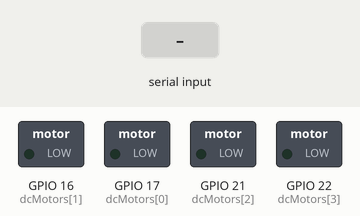
The sketch below on a simulated ESP32. Shown: switched loads named in the sketch (green lamp = pin HIGH). Inputs (shaded band) come from the test bench. EEPROM starts erased; what the sketch prints to the serial monitor is not drawn.

Above: at 1.2 s.
1.3 s: "B\n" received over the second serial link
At 1.7 s:
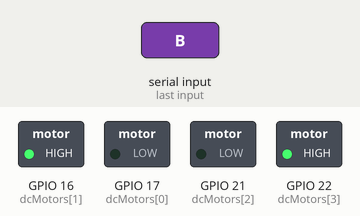
3.3 s: "L\n" received over the second serial link
At 3.7 s:
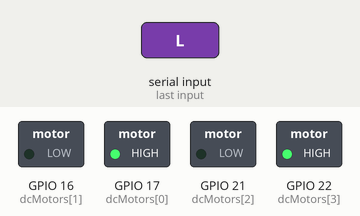
5.3 s: "R\n" received over the second serial link
At 5.7 s:
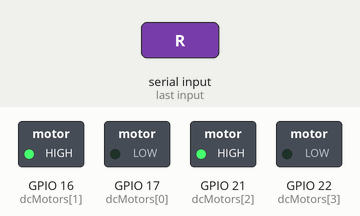
7.3 s: "F90\n" received over the second serial link
At 7.7 s:
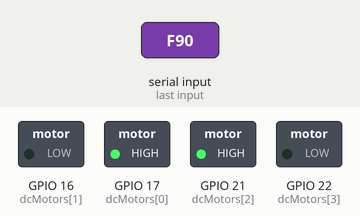
Timing chart, 0 to 10.3 s (numbered marks = the images above; inputs shaded):
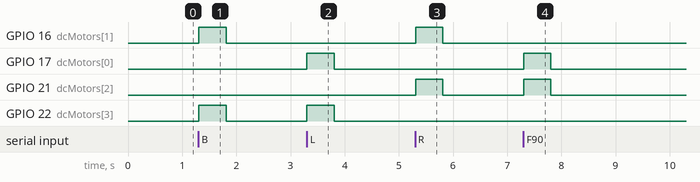

The sketch:

rc_car_by_serial.ino
```cpp
#include <Preferences.h>

// 통신용 RX 핀 정의
const int RX_PIN = 13; // 받기 (CAM의 13번과 연결)
const int TX_PIN = 14; // 보내기 (CAM의 14번과 연결)

unsigned long lastCmdTime = 0;
void initMotor();
void goForward(long spd);
void goBackward(long spd);
void turnRight(long spd);
void turnLeft(long spd);
void stopMotor();

Preferences prefs;

// 속도 및 밸런스 설정 변수
long speedFwd = 1023;
long speedBwd = 1023;
long speedLeft = 1023;
long speedRight = 1023;
int motorBalance = 0;

void setup() {
  Serial.begin(115200);
  Serial1.begin(9600, SERIAL_8N1, RX_PIN, TX_PIN);

  prefs.begin("car_config", false);

  speedFwd = prefs.getLong("fwd", 1023);
  speedBwd = prefs.getLong("bwd", 1023);
  speedLeft = prefs.getLong("left", 1023);
  speedRight = prefs.getLong("right", 1023);
  motorBalance = prefs.getInt("bal", 0);

  initMotor();

  Serial.println("\n\n");
  Serial.println("===================================================");
  Serial.println("       ESP32 RC Car Control & Configuration        ");
  Serial.println("===================================================");
  Serial.println(" [기본 정보]");
  Serial.println(" * 속도 범위 : 0 ~ 1023 (1023이 최대 속도)");
  Serial.println(" * 밸런스 범위: -50 ~ 50 (%) (0이 중앙)");
  Serial.println("   - 양수(+) 값 (예: bal 10) : 오른쪽 바퀴가 더 빠름 (왼쪽 감속)");
  Serial.println("   - 음수(-) 값 (예: bal -10): 왼쪽 바퀴가 더 빠름 (오른쪽 감속)");
  Serial.println("---------------------------------------------------");
  Serial.println(" [명령어 사용법 (띄어쓰기 상관 없음)]");
  Serial.println(" f300 또는 f 300 : 전진 속도 설정");
  Serial.println(" b300 또는 b 300 : 후진 속도 설정");
  Serial.println(" l300 또는 l 300 : 좌회전 속도 설정");
  Serial.println(" r300 또는 r 300 : 우회전 속도 설정");
  Serial.println(" bal10 또는 bal 10 : 밸런스 조절 (-50 ~ 50 %)");
  Serial.println(" show            : 현재 설정값 확인");
  Serial.println(" reset           : 설정 초기화 (최대 속도, 밸런스 0)");
  Serial.println("===================================================");
  Serial.printf(" [불러온 설정]\n F:%ld, B:%ld, L:%ld, R:%ld, Bal:%d%%\n", speedFwd, speedBwd, speedLeft, speedRight, motorBalance);
  Serial.println("Motor Ready (Waiting for commands...)");
}

void loop() {
  if (Serial.available()) {
    String input = Serial.readStringUntil('\n');
    input.trim();
    String lowerInput = input;
    lowerInput.toLowerCase();

    if (lowerInput.length() == 0) return;
    if (lowerInput == "show") {
      String balDir = "Center";
      if (motorBalance > 0) balDir = "Right Faster";
      if (motorBalance < 0) balDir = "Left Faster";

      Serial.printf("[Current Settings]\n Fwd:%ld, Bwd:%ld, Left:%ld, Right:%ld\n Balance:%d%% (%s)\n",
                    speedFwd, speedBwd, speedLeft, speedRight, motorBalance, balDir.c_str());
      Serial.println("All settings are saved in Flash memory.");
    }
    else if (lowerInput == "reset") {
       speedFwd = 1023; speedBwd = 1023; speedLeft = 1023; speedRight = 1023; motorBalance = 0;
       prefs.putLong("fwd", speedFwd);
       prefs.putLong("bwd", speedBwd);
       prefs.putLong("left", speedLeft);
       prefs.putLong("right", speedRight);
       prefs.putInt("bal", motorBalance);
       Serial.println("Settings reset to default.");
    }
    else if (lowerInput.startsWith("bal")) {
      String valStr = lowerInput.substring(3);
      valStr.trim();

      int val = valStr.toInt();
      if (val > 50) val = 50;
      if (val < -50) val = -50;

      motorBalance = val;
      prefs.putInt("bal", motorBalance);

      String dir = (val > 0) ? "Right Faster (Left slows down)" : (val < 0) ? "Left Faster (Right slows down)" : "Center";
      Serial.println("Set Balance: " + String(motorBalance) + "% -> " + dir + " (Saved)");
    }
    else {
      char cmd = lowerInput.charAt(0);
      String valStr = lowerInput.substring(1);
      valStr.trim();

      long val = valStr.toInt();
      if(val > 1023) val = 1023;
      if(val < 0) val = 0;

      if (cmd == 'f') {
        speedFwd = val;
        prefs.putLong("fwd", speedFwd);
        Serial.println("Set Forward Speed: " + String(speedFwd) + " (Saved)");
      }
      else if (cmd == 'b') {
        speedBwd = val;
        prefs.putLong("bwd", speedBwd);
        Serial.println("Set Backward Speed: " + String(speedBwd) + " (Saved)");
      }
      else if (cmd == 'l') {
        speedLeft = val;
        prefs.putLong("left", speedLeft);
        Serial.println("Set Left Turn Speed: " + String(speedLeft) + " (Saved)");
      }
      else if (cmd == 'r') {
        speedRight = val;
        prefs.putLong("right", speedRight);
        Serial.println("Set Right Turn Speed: " + String(speedRight) + " (Saved)");
      }
      else {
        Serial.println("Unknown Command.");
      }
    }
  }

  // 2. ESP32-CAM 주행 명령 처리
  if (Serial1.available()) {
    String input = Serial1.readStringUntil('\n');
    input.trim(); // 공백 제거

    if (input.length() > 0) {
      lastCmdTime = millis();

      char cmd = input.charAt(0);
      int targetSpeed = -1;

      int commaIndex = input.indexOf(',');
      if (commaIndex != -1) {
        String speedStr = input.substring(commaIndex + 1);
        targetSpeed = speedStr.toInt();
      }

      Serial.print("Net Cmd: "); Serial.print(cmd);
      if(targetSpeed != -1) {
        Serial.print(" | Speed: "); Serial.println(targetSpeed);
      } else {
        Serial.println(" | Default Speed");
      }

      switch (cmd) {
        case 'F':
          goForward(targetSpeed != -1 ? targetSpeed : speedFwd);
          break;
        case 'B':
          goBackward(targetSpeed != -1 ? targetSpeed : speedBwd);
          break;
        case 'L':
          turnLeft(targetSpeed != -1 ? targetSpeed : speedLeft);
          break;
        case 'R':
          turnRight(targetSpeed != -1 ? targetSpeed : speedRight);
          break;
        case 'S':
          stopMotor();
          break;
      }
    }
  }

  if (millis() - lastCmdTime > 500) {
    stopMotor();
  }

  delay(10);
}
```

motor_control.ino
```cpp
// 16,17: 오른쪽 바퀴 / 22,21: 왼쪽 바퀴
const int dcMotors[] = {17, 16, 21, 22};
const int mot_channels[] = {0, 1, 2, 3};
const int mot_freq = 10000; // 10kHz
const int mot_res = 10;     // 10비트 해상도 (0~1023)

const int SPEED_MIN = 256;
const int SPEED_MAX = 1023;

// rc_car_by_serial.ino에 선언된 전역 변수를 가져옴
extern int motorBalance;

void initMotor() {
  for(int i=0; i < 4; i++) {
    // 1. 채널 설정
    ledcSetup(mot_channels[i], mot_freq, mot_res);
    // 2. 핀과 채널 연결
    ledcAttachPin(dcMotors[i], mot_channels[i]);
  }
}

// 밸런스 적용을 위한 내부 헬퍼 함수
long applyBalance(long spd, bool isRight) {
  // 밸런스가 0이면 그대로 반환
  if (motorBalance == 0) return spd;

  // motorBalance > 0 : 오른쪽 우세 (왼쪽 모터 감속)
  if (motorBalance > 0 && !isRight) {
    return spd * (100 - motorBalance) / 100;
  }
  // motorBalance < 0 : 왼쪽 우세 (오른쪽 모터 감속)
  else if (motorBalance < 0 && isRight) {
    return spd * (100 - abs(motorBalance)) / 100;
  }

  return spd;
}

void goForward(long spd) {
  if(spd < 0) spd = 0;

  // 좌우 속도 각각 계산 (밸런스 적용)
  long spdR = applyBalance(spd, true);
  long spdL = applyBalance(spd, false);

  // 최소 속도 보정 및 최대값 제한
  spdR += SPEED_MIN; if(spdR > SPEED_MAX) spdR = SPEED_MAX;
  spdL += SPEED_MIN; if(spdL > SPEED_MAX) spdL = SPEED_MAX;

  // 오른쪽 바퀴 (채널 0, 1)
  ledcWrite(mot_channels[0], SPEED_MAX);
  ledcWrite(mot_channels[1], SPEED_MAX - spdR);

  // 왼쪽 바퀴 (채널 2, 3)
  ledcWrite(mot_channels[2], SPEED_MAX);
  ledcWrite(mot_channels[3], SPEED_MAX - spdL);
}

void goBackward(long spd) {
  if(spd < 0) spd = 0;

  // 좌우 속도 각각 계산 (밸런스 적용)
  long spdR = applyBalance(spd, true);
  long spdL = applyBalance(spd, false);

  // 최소 속도 보정 및 최대값 제한
  spdR += SPEED_MIN; if(spdR > SPEED_MAX) spdR = SPEED_MAX;
  spdL += SPEED_MIN; if(spdL > SPEED_MAX) spdL = SPEED_MAX;

  // 오른쪽 바퀴 후진
  ledcWrite(mot_channels[0], SPEED_MAX - spdR);
  ledcWrite(mot_channels[1], SPEED_MAX);

  // 왼쪽 바퀴 후진
  ledcWrite(mot_channels[2], SPEED_MAX - spdL);
  ledcWrite(mot_channels[3], SPEED_MAX);
}

void stopMotor() {
  for(int i=0; i < 4; i++) {
    ledcWrite(mot_channels[i], 0);
  }
}

// 회전은 밸런스 적용 없이 설정된 속도로 강하게 회전
void turnLeft(long spd) {
  if(spd < 0) spd = 0;
  spd += SPEED_MIN;
  if(spd > SPEED_MAX) spd = SPEED_MAX;

  // 오른쪽 전진
  ledcWrite(mot_channels[0], SPEED_MAX);
  ledcWrite(mot_channels[1], SPEED_MAX - spd);

  // 왼쪽 후진 (제자리 회전)
  ledcWrite(mot_channels[2], SPEED_MAX - spd);
  ledcWrite(mot_channels[3], SPEED_MAX);
}

void turnRight(long spd) {
  if(spd < 0) spd = 0;
  spd += SPEED_MIN;
  if(spd > SPEED_MAX) spd = SPEED_MAX;

  // 오른쪽 후진
  ledcWrite(mot_channels[0], SPEED_MAX - spd);
  ledcWrite(mot_channels[1], SPEED_MAX);

  // 왼쪽 전진
  ledcWrite(mot_channels[2], SPEED_MAX);
  ledcWrite(mot_channels[3], SPEED_MAX - spd);

}
```

Measured:
- after the input at 1.3 s, GPIO 16 (dcMotors[1]), GPIO 22 (dcMotors[3]): LOW → HIGH at once, → LOW 0.50 s later
- after the input at 3.3 s, GPIO 17 (dcMotors[0]), GPIO 22 (dcMotors[3]): LOW → HIGH at once, → LOW 0.50 s later
- after the input at 5.3 s, GPIO 16 (dcMotors[1]), GPIO 21 (dcMotors[2]): LOW → HIGH at once, → LOW 0.50 s later
- after the input at 7.3 s, GPIO 17 (dcMotors[0]), GPIO 21 (dcMotors[2]): LOW → HIGH at once, → LOW 0.50 s later
